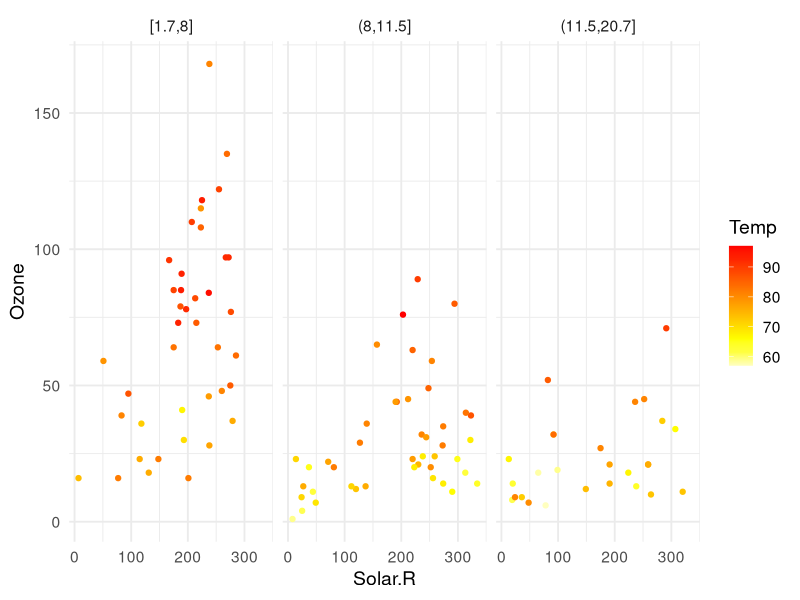
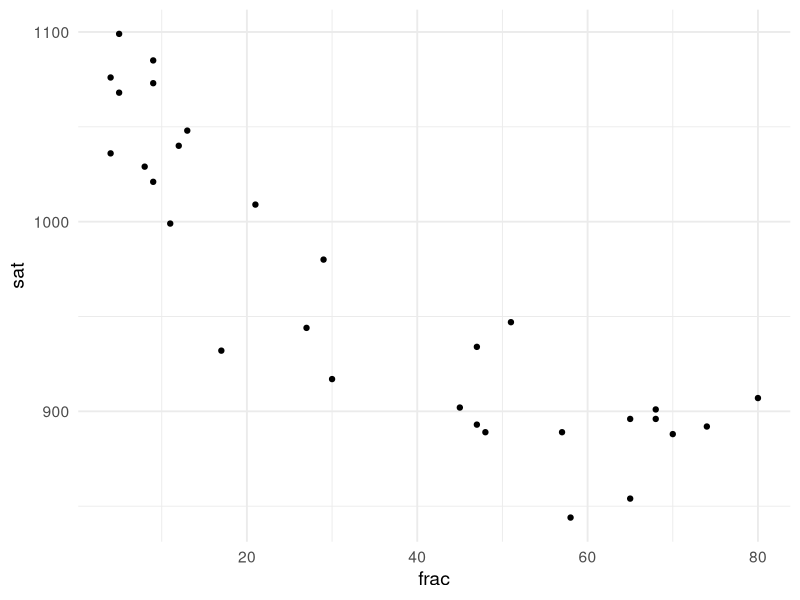
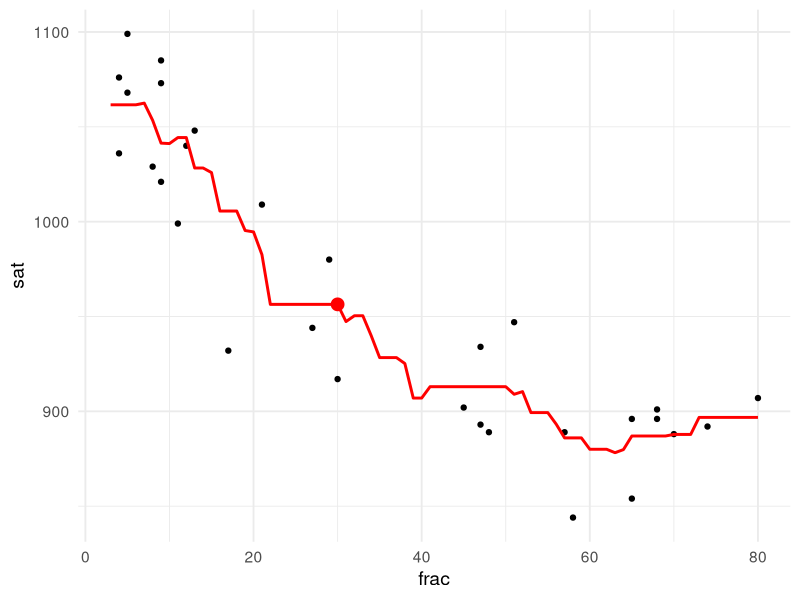
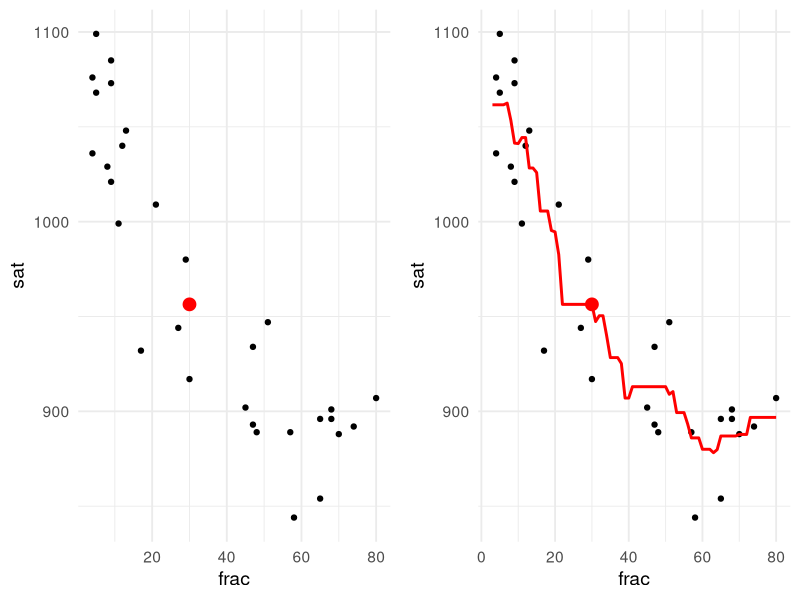
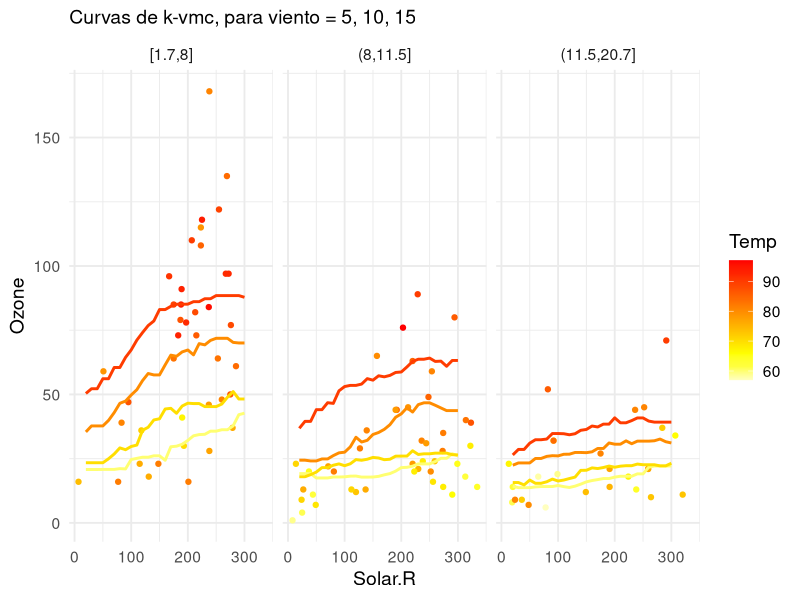
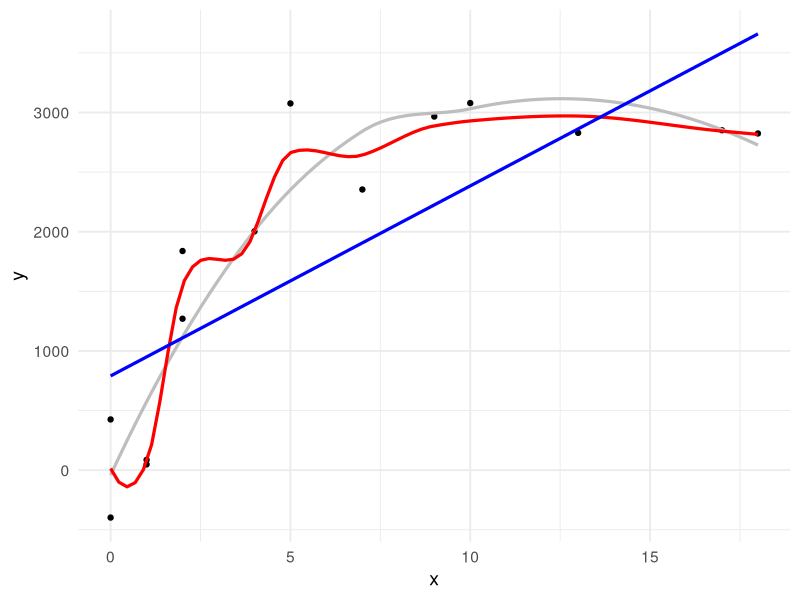
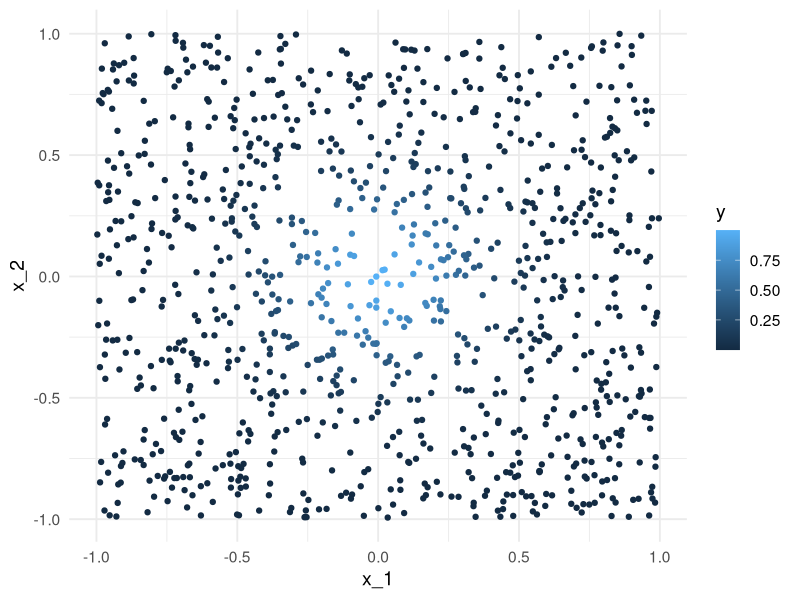
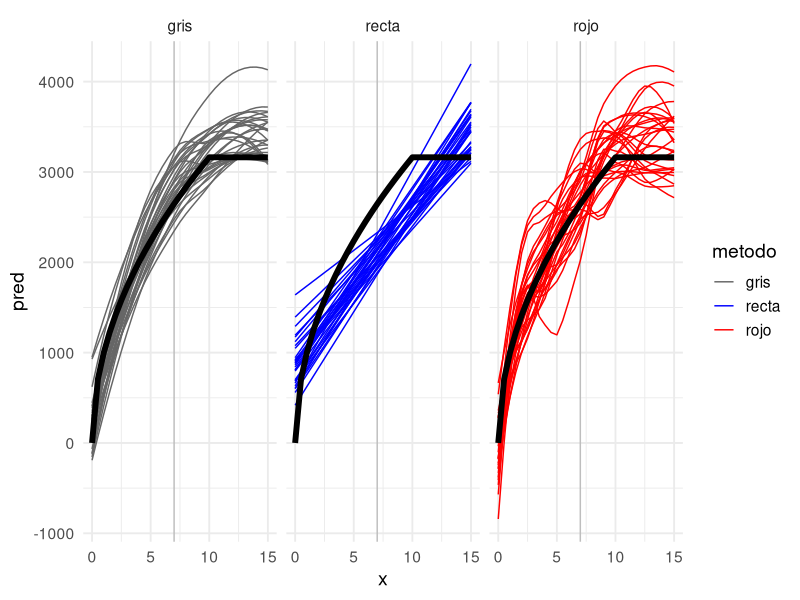

R code for these plots, in order:
## ---- chunk 1
library(tidyverse)
library(lubridate)
library(ggthemes)
library(glmnet)
theme_set(theme_minimal(base_size = 14))
## ---- chunk 2
library(tidyverse)
air_data <- airquality %>% 
    mutate(Wind_cat = cut(Wind, quantile(Wind, c(0, 0.33, 0.66, 1)), include.lowest = T)) %>% 
    filter(!is.na(Ozone) & !is.na(Solar.R))
air <- air_data
## ---- chunk 3
ggplot(air, aes(x = Solar.R, y = Ozone,  colour = Temp)) + geom_point() +
    facet_wrap(~Wind_cat, ncol = 3) + 
    scale_colour_gradientn(colours = heat.colors(10, rev = TRUE))
## ---- chunk 4
set.seed(923)
sat_completos <- read_csv("datos/sat.csv") 
sat <- sat_completos %>% sample_frac(0.6)
ggplot(sat, aes(x = frac, y = sat)) + geom_point()
## ---- chunk 5
frac_x <- 30
pred <- sat %>% mutate(dist = abs(frac - frac_x)) %>% filter(rank(dist) <= 5) %>% 
    summarise(sat_pred = mean(sat)) %>% mutate(frac = frac_x)
pred
## ---- chunk 6
g <-  ggplot(sat, aes(x = frac)) + geom_point(aes(y=sat))
g_una <- g + geom_point(data = pred, aes(y = sat_pred), colour = "red", size = 4)

# k vecinos más cercanos
mod_knn_sat <- caret::knnreg(sat ~ frac, data = sat, k = 5)
preds <- tibble(frac = seq(3, 80,1)) %>% mutate(sat_pred = predict(mod_knn_sat, newdata = .))
g_rango <- g_una + geom_line(data = preds, aes(y = sat_pred), colour = "red", size = 1)
g_rango
gridExtra::grid.arrange(g_una, g_rango, ncol = 2)
## ---- chunk 7
pred_grid <- expand.grid(Wind = c(5,10,15), Temp = seq(60, 90, 10), Solar.R = seq(20, 300, by = 10)) %>% 
    mutate(Wind_cat = cut(Wind, quantile(airquality$Wind, c(0, 0.33, 0.66, 1)), include.lowest = T))
air <- air_data

ajustar_modelo <- function(air, pred_grid, k = 25){
    vars <- c("Wind", "Temp", "Solar.R")
    air_s <- scale(air %>% select_if(is.numeric))
    air_medias <- attributes(air_s)$`scaled:center`
    air_scale  <- attributes(air_s)$`scaled:scale`
    air_s[, "Ozone"] <- air$Ozone
    mod_knn <- caret::knnreg(Ozone ~ Wind + Temp + Solar.R, data = air_s, k = k)
    new_data <- scale(pred_grid %>% select_if(is.numeric), 
                      center = air_medias[vars], scale = air_scale[vars]) %>% as.data.frame
    new_data <- bind_cols(new_data, pred_grid %>% select_if(negate(is.numeric)))
    pred_grid$Ozone <- predict(mod_knn, newdata = new_data)
    pred_grid
}
pred_grid_mod <- ajustar_modelo(air, pred_grid, k = 27)
## ---- chunk 8
ggplot(air, aes(x = Solar.R, y = Ozone,  colour = Temp)) + geom_point() +
    facet_wrap(~Wind_cat) + 
    scale_colour_gradientn(colours = heat.colors(10, rev = TRUE)) +
    geom_line(data = pred_grid_mod, aes(y = Ozone, group = interaction(Temp, Wind_cat)), size = 1) +
    labs(subtitle = "Curvas de k-vmc, para viento = 5, 10, 15")
## ---- chunk 9
set.seed(280572)
x <- c(1,7,10,0,0,5,9,13,2,4,17,18,1,2)
f <- function(x){
  ifelse(x < 10, 1000*sqrt(x), 1000*sqrt(10))
}
error <- rnorm(length(x), 0, 500)
y <- round(f(x) + error)
datos_entrena <- data.frame(x = x, y = y)
curva_1 <- geom_smooth(data = datos_entrena,
  method = "loess", se = FALSE, color = "gray", span = 1.2, size = 1.1)
curva_2 <- geom_smooth(data = datos_entrena,
  method = "loess", se = FALSE, color = "red", span = 0.5, size = 1.1)
curva_3 <- geom_smooth(data = datos_entrena,
  method = "lm", se = FALSE, color = "blue", size = 1.1)
head(datos_entrena)
## ---- chunk 10
ggplot(datos_entrena, aes(x=x, y=y)) + geom_point() + 
    curva_1 + curva_2 + curva_3
## ---- chunk 11
mod_rojo <- loess(y ~ x, data = datos_entrena, span=0.3)
mod_gris <- loess(y ~ x, data = datos_entrena, span=1)
mod_recta <- lm(y ~ x, data = datos_entrena)
df_mods <- tibble(nombre = c('recta', 'rojo', 'gris'))
df_mods$modelo <- list(mod_recta, mod_rojo, mod_gris)
## ---- chunk 12
error_f <- function(df, mod){
  function(mod){
    preds <- predict(mod, newdata = df)
    round(sqrt(mean((preds - df$y) ^ 2)))
  }
}
error_ent <- error_f(datos_entrena)
df_mods <- df_mods %>% 
  mutate(error_entrena = map_dbl(modelo, error_ent))
df_mods
## ---- chunk 13
set.seed(218052272)
x_0 <- sample(0:13, 2000, replace = T)
error <- rnorm(length(x_0), 0, 500)
y_0 <- f(x_0) + error
datos_prueba <- tibble(x = x_0, y = y_0)
datos_prueba
## ---- chunk 14
error_p <- error_f(datos_prueba)
df_mods <- df_mods %>% 
  mutate(error_prueba = map_dbl(modelo, error_p))
df_mods
## ---- chunk 15
fun_exp <- function(x) exp(-8 * sum(x ^ 2))
x <- map(1:1000, ~ runif(2, -1, 1))
dat <- tibble(x = x) %>% 
        mutate(y = map_dbl(x, fun_exp))
ggplot(dat %>% mutate(x_1 = map_dbl(x, 1), x_2 = map_dbl(x, 2)), 
       aes(x = x_1, y = x_2, colour = y)) + geom_point()
## ---- chunk 16
dat <- dat %>% mutate(dist_origen = map_dbl(x, ~ sqrt(sum(.x^2)))) %>% 
  arrange(dist_origen)
mas_cercano <- dat[1, ]
mas_cercano; mas_cercano$x[[1]]
## ---- chunk 17
x <- map(1:1000, ~ runif(8, -1, 1))
dat <- tibble(x = x) %>% 
       mutate(y = map_dbl(x, fun_exp))
dat <- dat %>% mutate(dist_origen = map_dbl(x, ~ sqrt(sum(.x^2)))) %>% 
  arrange(dist_origen)
mas_cercano <- dat[1, ]
mas_cercano; mas_cercano$x[[1]]
## ---- chunk 18
mas_cercano$y
## ---- chunk 19
x_0 <- 7
## ---- chunk 20
x <- c(1,7,10,0,0,5,9,13,2,4,17,18,1,2)
x_g <- seq(0,15,0.5)
y_g <- f(x_g)
dat_g <- tibble(x = x_g, y = y_g)
f <- function(x){
  ifelse(x < 10, 1000*sqrt(x), 1000*sqrt(10))
}
simular_curvas <- function(rep, x_g){
    error <- rnorm(length(x), 0, 500)
    y <- round(f(x) + error)
    datos_entrena <- data.frame(x = x, y = y)
    curva_1 <- loess(y ~ x, data = datos_entrena, degree = 2, span = 1.2)
    curva_2 <- loess(y ~ x, data = datos_entrena, degree = 2, span = 0.6)
    curva_3 <- lm(y ~ x, data = datos_entrena)
    modelos <- list(curva_1, curva_2, curva_3)
    x_in <- tibble(x = x_g)
    preds <- map(modelos, ~ tibble(pred = predict(.x, newdata = x_in))) %>% 
             map(~ bind_cols(x_in, .x))
    tibble(rep = rep, metodo = c("gris","rojo", "recta"), preds = preds)
}
set.seed(8812)
sims_curvas <- map(1:30, ~ simular_curvas(.x, x_g)) %>% bind_rows %>% unnest
## ---- chunk 21
ggplot(sims_curvas, aes(x = x)) +
    geom_vline(xintercept = 7, colour = "gray") +
    geom_line(aes(y = pred, group = interaction(metodo, rep), colour = metodo)) +
     geom_line(data = dat_g, aes(y = y), size = 2) + facet_wrap(~metodo) +
    scale_colour_manual(values = c("gray40", "blue", "red")) 
## ---- chunk 22
sims_curvas <- map(1:200, ~ simular_curvas(.x, x_g)) %>% bind_rows %>% unnest
sims <- filter(sims_curvas, x == 7)
ggplot(sims, aes(x= 7, y = pred)) + 
    geom_line(data = dat_g %>% filter(x > 4 & x < 11), aes(x = x, y = y)) +
    geom_boxplot(aes(colour = metodo)) 
## ---- chunk 23
varianza <- function(x) {
    x^2.5 + 1
}
sesgo <- function(x) {
    1/(x^3)
}
sesgo_var <- tibble(x = seq(0.5, 2, by = 0.01)) %>% 
    mutate(sesgo = sesgo(x), varianza = varianza(x), `error de prediccion` = sesgo + varianza + 1) %>% 
    gather(fuente, error, sesgo:`error de prediccion`) %>% mutate(metodo = "1. Método genérico")

sesgo_var <-tibble(x = seq(0.5, 2, by = 0.01)) %>% 
    mutate(sesgo = 0.5*sesgo(x), varianza = varianza(x^0.7) - 1, `error de prediccion` = sesgo + varianza + 2) %>% 
    gather(fuente, error, sesgo:`error de prediccion`) %>% mutate(metodo = "2. Método estructurado") %>% 
    bind_rows(sesgo_var)
sesgo_var <-tibble(x = seq(0.5, 2, by = 0.01)) %>% 
    mutate(sesgo = 0.5*sesgo(x), varianza = varianza(x^0.3) - 1, `error de prediccion` = sesgo + varianza + 0.5) %>% 
    gather(fuente, error, sesgo:`error de prediccion`) %>% mutate(metodo = "3. Método estructurado \n Mejores variables") %>% 
    bind_rows(sesgo_var)

ggplot(sesgo_var, 
       aes(x = x, y = error, colour = fuente)) + geom_line(size = 1) +
    scale_color_colorblind() + xlab("Complejidad del modelo") + facet_wrap(~metodo)
